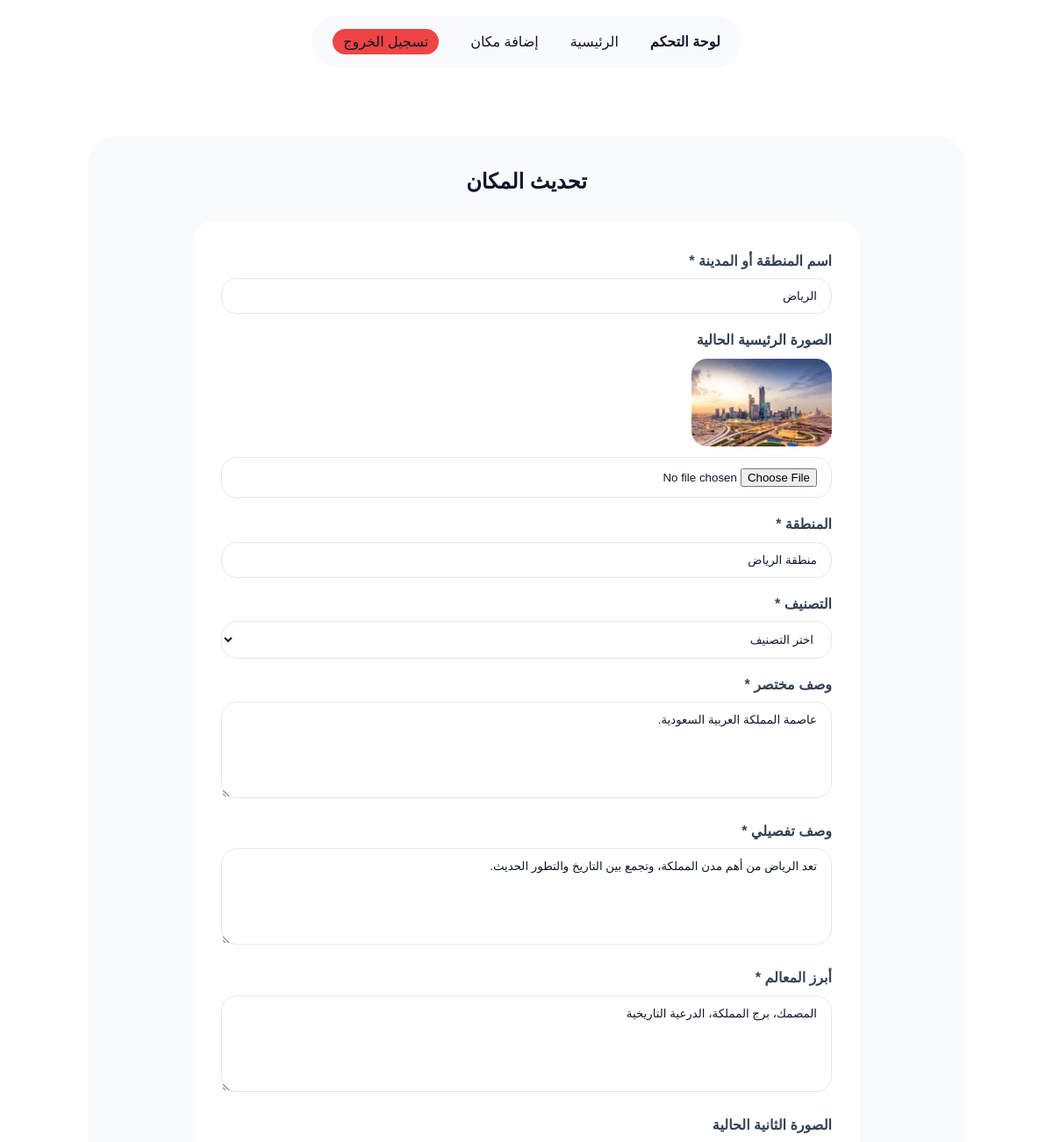
The page /updateContent.php?id=1 (signed in, upper part) on the database as committed earlier.
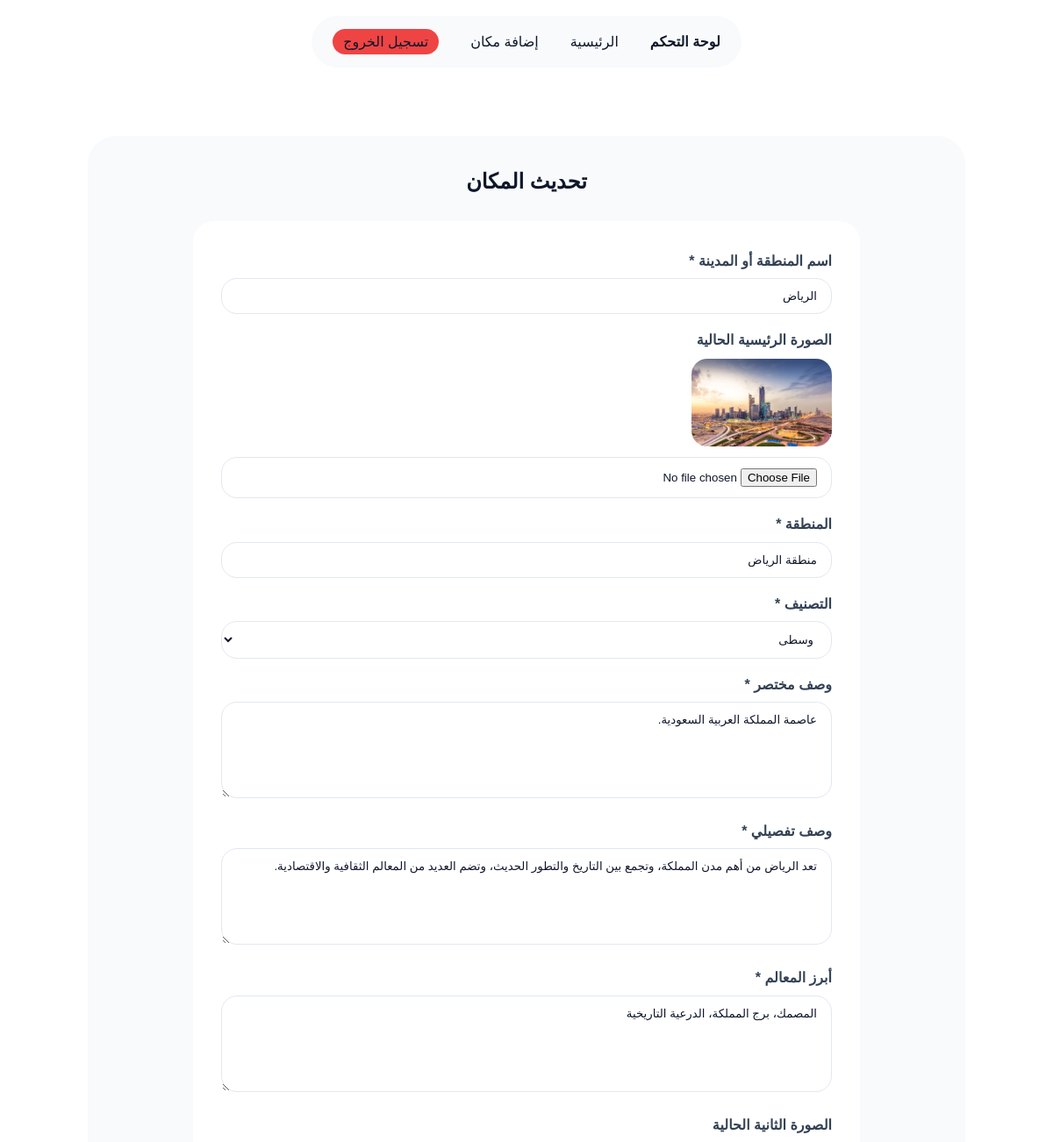
The same page on the database as committed later.
### tables this page shows
CREATE TABLE places (
  id INT AUTO_INCREMENT PRIMARY KEY,
  name VARCHAR(100) NOT NULL,
  region VARCHAR(100) NOT NULL,
  category VARCHAR(100) NOT NULL,
  short_description TEXT NOT NULL,
  full_description TEXT NOT NULL,
  landmarks TEXT NOT NULL,
  image VARCHAR(255) NOT NULL,
  image_2 VARCHAR(255),
  image_3 VARCHAR(255),
  created_at TIMESTAMP DEFAULT CURRENT_TIMESTAMP
);

### updateContent.php (the view, shortened to what this page needs)
<?php
require 'db.php';
$id = $_GET['id'];
$stmt = $pdo->prepare("SELECT * FROM places WHERE id = ?");
$stmt->execute([$id]);
$place = $stmt->fetch();
?>
<!DOCTYPE html>
<html lang="ar" dir="rtl">
<head>
    <link rel="stylesheet" href="public/css/styles.css">
</head>
<body>
    <nav class="navbar">
        <ul>
            <a href="dashboard.php" class="navLogo">
                <p>لوحة التحكم</p>
            </a>
            <li><a href="dashboard.php">الرئيسية</a></li>
            <li><a href="addContent.php">إضافة مكان</a></li>
            <li><a href="logout.php" class="btn logout-btn">تسجيل الخروج</a></li>
        </ul>
    </nav>
    <section class="admin-section">
        <h1>تحديث المكان</h1>
        <form method="POST" action="updateContent.php?id=<?php echo htmlspecialchars($id); ?>"
            enctype="multipart/form-data" class="admin-form">
            <div class="input-field">
                <label>اسم المنطقة أو المدينة *</label>
                <input type="text" name="name" required value="<?php echo htmlspecialchars($place['name']); ?>">
            </div>
            <div class="input-field">
                <label>الصورة الرئيسية الحالية</label>
                <img src="public/images/<?php echo htmlspecialchars($place['image']); ?>" alt="" width="120">
                <input type="file" name="image" accept="image/*">
            </div>
            <div class="input-field">
                <label>المنطقة *</label>
                <input type="text" name="region" required value="<?php echo htmlspecialchars($place['region']); ?>">
            </div>
            <div class="input-field">
                <label>التصنيف *</label>
                <select name="category" required>
                    <option value="">اختر التصنيف</option>
                    <option value="وسطى" <?php if ($place['category'] == 'وسطى')
                        echo 'selected'; ?>>وسطى</option>
                </select>
            </div>
            <div class="input-field">
                <label>وصف مختصر *</label>
                <textarea name="short_description" required
                    cols="64"><?php echo htmlspecialchars($place['short_description']); ?></textarea>
            </div>
            <div class="input-field">
                <label>وصف تفصيلي *</label>
                <textarea name="full_description" required
                    cols="64"><?php echo htmlspecialchars($place['full_description']); ?></textarea>
            </div>
            <div class="input-field">
                <label>أبرز المعالم *</label>
                <textarea name="landmarks" required
                    cols="64"><?php echo htmlspecialchars($place['landmarks']); ?></textarea>
            </div>
            <div class="input-field">
                <label>الصورة الثانية الحالية</label>
            </div>
        </form>
    </section>
</body>
</html>

Rows that differ between the two databases and show on the page:
changed places "الرياض": category (not shown) → "وسطى"; full_description "تعد الرياض من أهم مدن المملكة، وتجمع بين التاريخ والتطور الحديث." → "تعد الرياض من أهم مدن المملكة، وتجمع بين التاريخ والتطور الحديث، وتضم العديد من المعالم الثقافية والاقتصادية."
Other text that changed with them:
form field category: "اختر التصنيف" → (not shown)
